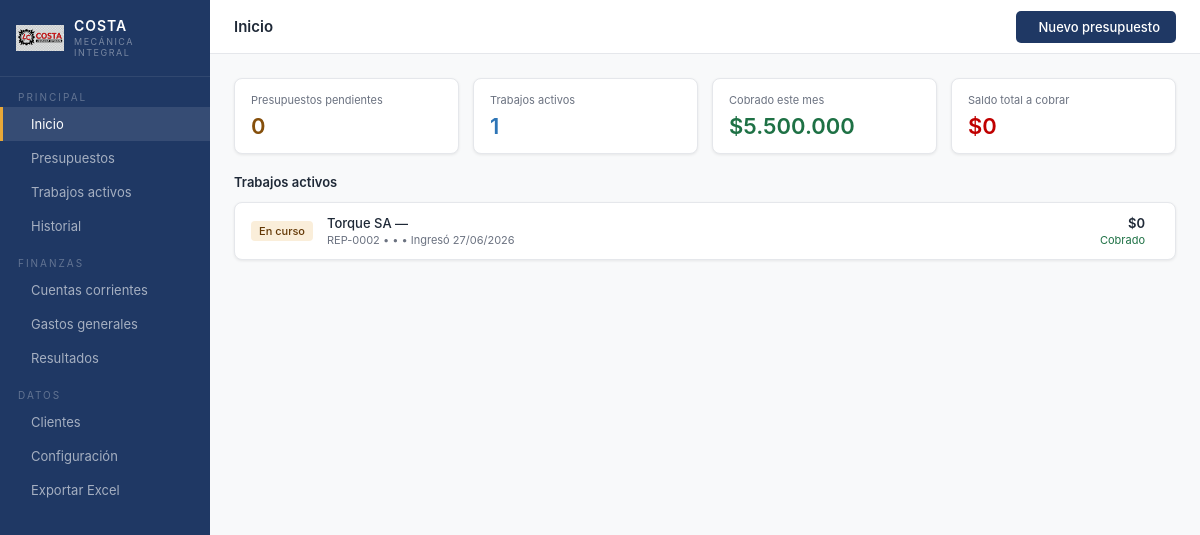
The page / on the database its author committed.
### app.py (models this page shows, shortened)
class Trabajo(db.Model):
    id = db.Column(db.Integer, primary_key=True)
    numero = db.Column(db.String(20), unique=True)
    cliente_id = db.Column(db.Integer, db.ForeignKey('cliente.id'), nullable=False)
    presupuesto_id = db.Column(db.Integer, db.ForeignKey('presupuesto.id'), nullable=True)
    tipo_equipo = db.Column(db.String(50))
    identificador = db.Column(db.String(50))
    marca = db.Column(db.String(50))
    modelo = db.Column(db.String(50))
    tipo_trabajo = db.Column(db.String(50))
    observaciones = db.Column(db.Text)
    estado = db.Column(db.String(20), default='en_curso')  # en_curso, finalizado, entregado
    presupuestado = db.Column(db.Float, default=0)
    fecha_ingreso = db.Column(db.Date, default=date.today)
    fecha_entrega = db.Column(db.Date, nullable=True)
    creado = db.Column(db.DateTime, default=datetime.utcnow)
    gastos = db.relationship('GastoTrabajo', backref='trabajo', lazy=True, cascade='all, delete-orphan')
    cobros = db.relationship('Cobro', backref='trabajo', lazy=True, cascade='all, delete-orphan')
    @property
    def total_cobrado(self):
        return sum(c.monto for c in self.cobros)
    @property
    def saldo(self):
        return self.presupuestado - self.total_cobrado

class Cliente(db.Model):
    id = db.Column(db.Integer, primary_key=True)
    empresa = db.Column(db.String(100), nullable=False)
    contacto = db.Column(db.String(100))
    telefono = db.Column(db.String(30))
    email = db.Column(db.String(100))
    direccion = db.Column(db.String(200))
    cuit = db.Column(db.String(20))
    notas = db.Column(db.Text)
    creado = db.Column(db.DateTime, default=datetime.utcnow)
    presupuestos = db.relationship('Presupuesto', backref='cliente', lazy=True)
    trabajos = db.relationship('Trabajo', backref='cliente', lazy=True)

### app.py (the view)
@app.route('/')
def inicio():
    trabajos_activos = Trabajo.query.filter(Trabajo.estado != 'entregado').order_by(Trabajo.creado.desc()).all()
    presupuestos_pendientes = Presupuesto.query.filter(
        Presupuesto.estado.in_(['borrador', 'enviado'])
    ).count()
    mes_actual = date.today().month
    anio_actual = date.today().year
    cobros_mes = Cobro.query.filter(
        db.extract('month', Cobro.fecha) == mes_actual,
        db.extract('year', Cobro.fecha) == anio_actual
    ).all()
    total_cobrado_mes = sum(c.monto for c in cobros_mes)
    total_saldo = sum(t.saldo for t in Trabajo.query.filter(Trabajo.estado != 'entregado').all())
    return render_template('inicio.html',
        trabajos=trabajos_activos,
        presupuestos_pendientes=presupuestos_pendientes,
        total_cobrado_mes=total_cobrado_mes,
        total_saldo=total_saldo)

### app.py (called while the page is built)
def fmt_moneda(valor):
    if valor is None:
        return "$0"
    return f"${valor:,.0f}".replace(",", ".")

### templates/inicio.html (shortened to what this page needs)
{% extends "base.html" %}
{% block topbar_title %}Inicio{% endblock %}
{% block topbar_actions %}
<a href="/presupuestos/nuevo" class="btn btn-primary">
     Nuevo presupuesto
</a>
{% endblock %}
{% block content %}
<div class="kpi-grid">
    <div class="kpi">
        <div class="kpi-label">Presupuestos pendientes</div>
        <div class="kpi-value amber">{{ presupuestos_pendientes }}</div>
    </div>
    <div class="kpi">
        <div class="kpi-label">Trabajos activos</div>
        <div class="kpi-value blue">{{ trabajos | length }}</div>
    </div>
    <div class="kpi">
        <div class="kpi-label">Cobrado este mes</div>
        <div class="kpi-value green">{{ total_cobrado_mes | moneda }}</div>
    </div>
    <div class="kpi">
        <div class="kpi-label">Saldo total a cobrar</div>
        <div class="kpi-value red">{{ total_saldo | moneda }}</div>
    </div>
</div>
{% if trabajos %}
    <div style="font-size:13px;font-weight:600;color:var(--text);margin-bottom:12px">
        Trabajos activos
    </div>
    {% for t in trabajos %}
    <a href="/trabajos/{{ t.id }}" class="work-row">
        {% if t.estado == 'en_curso' %}
            <span class="badge badge-amber">En curso</span>
        {% elif t.estado == 'finalizado' %}
            <span class="badge badge-red">Finalizado sin entregar</span>
        {% endif %}
        <div class="work-info">
            <div class="work-name">{{ t.cliente.empresa }} — {{ t.marca }} {{ t.modelo }}</div>
            <div class="work-sub">
                {{ t.numero }} &bull; {{ t.tipo_trabajo }} &bull; {{ t.identificador }}
                &bull; Ingresó {{ t.fecha_ingreso.strftime('%d/%m/%Y') }}
            </div>
        </div>
        <div class="work-amounts">
            <div class="work-total">{{ t.presupuestado | moneda }}</div>
            {% if t.saldo > 0 %}
                <div class="work-saldo" style="color:var(--red)">Saldo {{ t.saldo | moneda }}</div>
            {% else %}
                <div class="work-saldo" style="color:var(--green)">Cobrado</div>
            {% endif %}
        </div>
    </a>
    {% endfor %}
{% endif %}
{% endblock %}

### templates/base.html (style rules this page uses)
* { box-sizing: border-box; margin: 0; padding: 0; }
:root { --navy: #1F3864; --navy-light: #2a4d84; --blue: #2E75B6; --blue-light: #D6E4F0; --amber: #E8A838; --green: #1E7145; --green-light: #E2EFDA; --red: #C00000; --red-light: #FCE4D6; --gray-100: #F8F9FA; --gray-200: #F2F2F2; --gray-300: #E0E0E0; --gray-500: #6B7280; --white: #FFFFFF; --text: #1F2937; --text-light: #6B7280; --border: #E5E7EB; --shadow: 0 1px 3px rgba(0,0,0,0.08); --radius: 8px; --radius-sm: 5px; }
body { font-family: -apple-system, BlinkMacSystemFont, 'Segoe UI', sans-serif; background: var(--gray-100); color: var(--text); font-size: 14px; }
.btn { display: inline-flex; align-items: center; gap: 6px; padding: 8px 16px; border-radius: var(--radius-sm); font-size: 13px; font-weight: 500; cursor: pointer; border: none; text-decoration: none; transition: opacity 0.15s; }
.btn-primary { background: var(--navy); color: #fff; }
.badge { display: inline-flex; align-items: center; font-size: 11px; font-weight: 500; padding: 3px 8px; border-radius: 4px; white-space: nowrap; }
.badge-amber { background: #FAEEDA; color: #633806; }
.kpi-grid { display: grid; grid-template-columns: repeat(4, 1fr); gap: 14px; margin-bottom: 20px; }
.kpi { background: var(--white); border: 1px solid var(--border); border-radius: var(--radius); padding: 14px 16px; box-shadow: var(--shadow); }
.kpi-label { font-size: 11px; color: var(--text-light); margin-bottom: 6px; }
.kpi-value { font-size: 22px; font-weight: 600; color: var(--text); }
.kpi-value.green { color: var(--green); }
.kpi-value.red { color: var(--red); }
.kpi-value.amber { color: #854F0B; }
.kpi-value.blue { color: var(--blue); }
.work-row { display: flex; align-items: center; gap: 14px; padding: 12px 16px; background: var(--white); border: 1px solid var(--border); border-radius: var(--radius); margin-bottom: 8px; box-shadow: var(--shadow); text-decoration: none; color: var(--text); transition: border-color 0.15s; }
.work-info { flex: 1; min-width: 0; }
.work-name { font-size: 13px; font-weight: 500; color: var(--text); white-space: nowrap; overflow: hidden; text-overflow: ellipsis; }
.work-sub { font-size: 11px; color: var(--text-light); margin-top: 2px; }
.work-amounts { text-align: right; flex-shrink: 0; }
.work-total { font-size: 13px; font-weight: 600; color: var(--text); }
.work-saldo { font-size: 11px; margin-top: 2px; }

### rows shown on the page
Trabajo: estado "En curso", cliente.empresa "Torque SA", numero "REP-0002", fecha_ingreso "27/06/2026", presupuestado|moneda "$0", shows "Cobrado"

### other values the page prints
{{ presupuestos_pendientes }} "0"
{{ trabajos | length }} "1"
{{ total_cobrado_mes | moneda }} "$5.500.000"
{{ total_saldo | moneda }} "$0"
